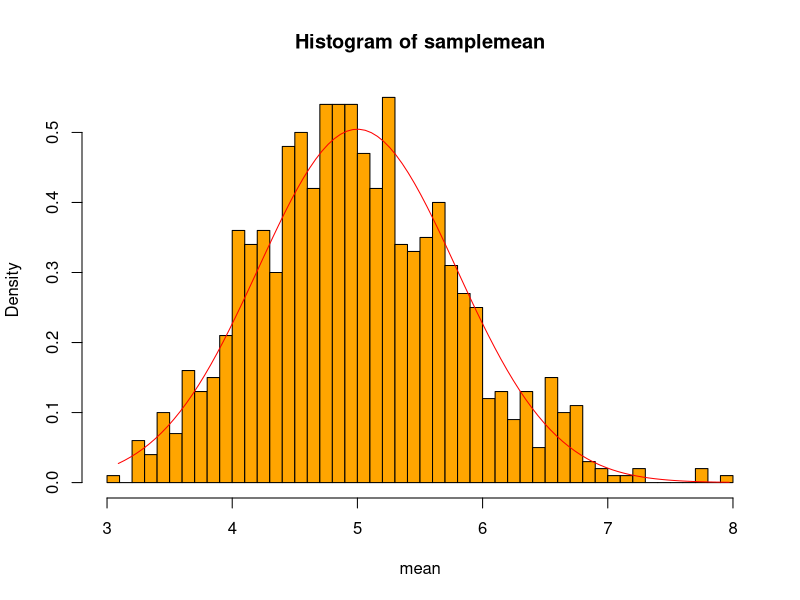
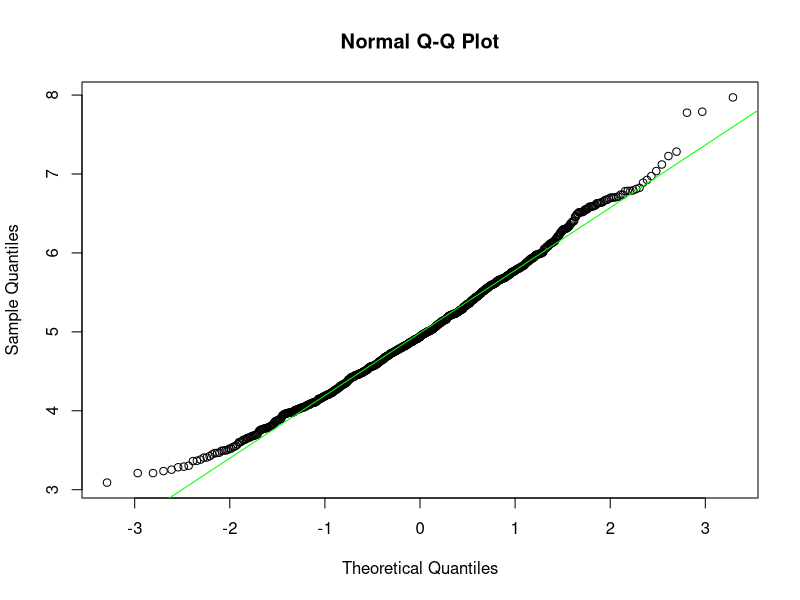
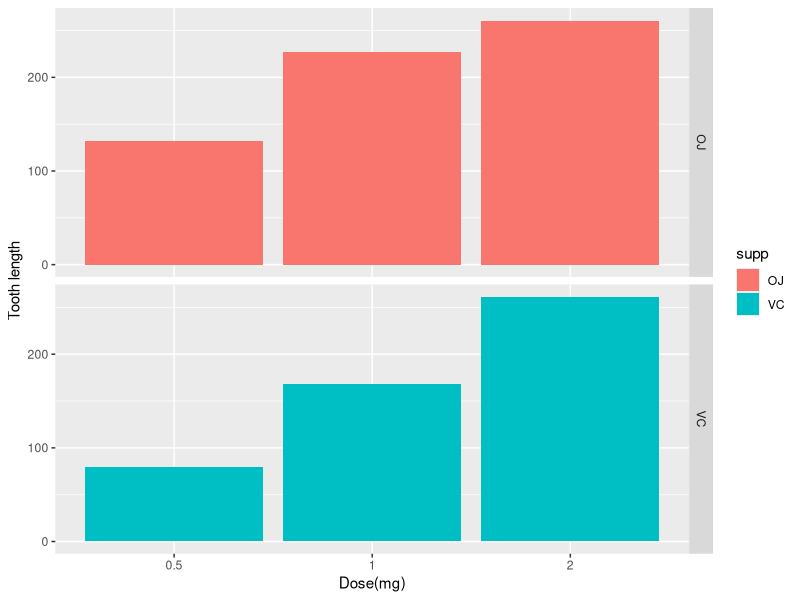
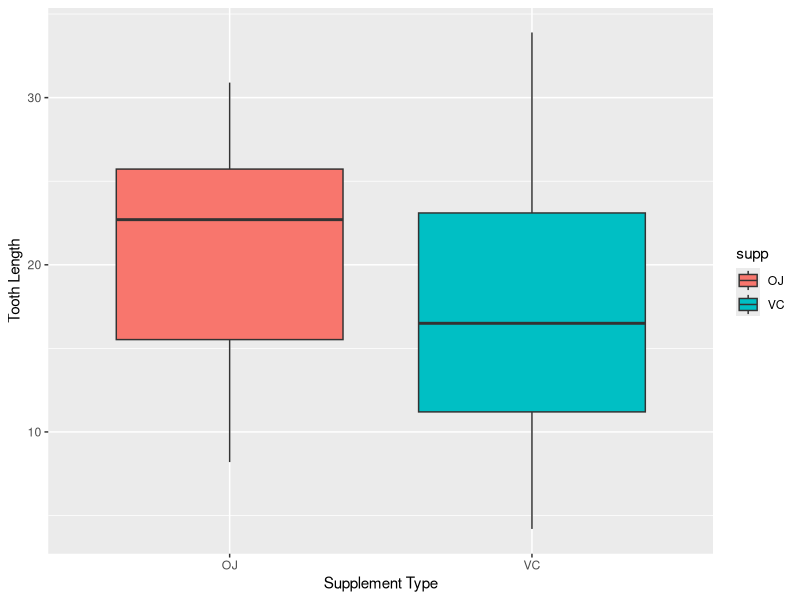
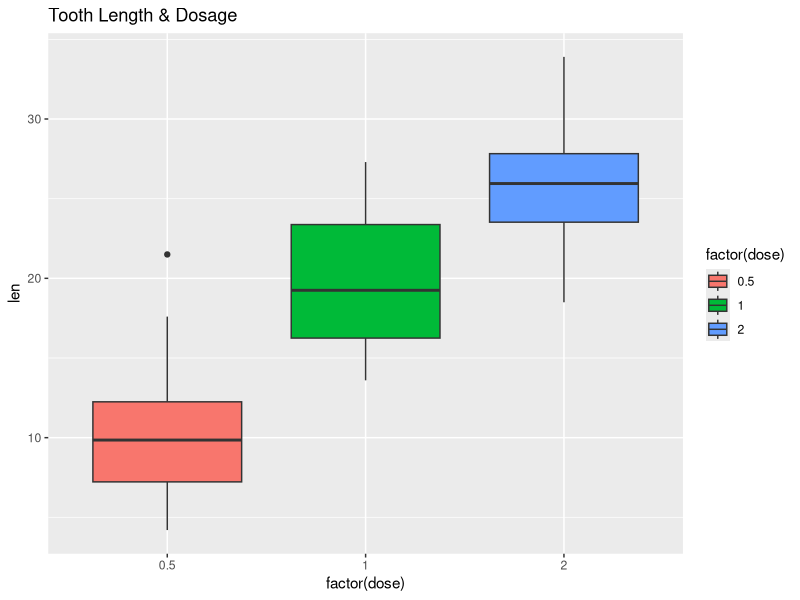

Reproduce these figures in R, in order.
## ---- chunk 1
knitr::opts_chunk$set(echo = TRUE)
## ---- chunk 2
library(ggplot2)
 l <- 0.2 # the rate parameter
 nsam <- 40 # sample size
 nsim <- 1000 # simulation size
 samplemean <- NULL
 for (i in 1:nsim) {
         samplemean <- c(samplemean, mean(rexp(nsam,l)))
 }
 mean(samplemean)
 mean_theo <- 1/l # theoretical mean
 mean_theo
## ---- chunk 3
sigma_theo <- 1/l/sqrt(nsam) # theoretical standard error
var_theo <- sigma_theo^2 # theoretical variance
var_sam <- var(samplemean)
var_theo
var_sam
## ---- chunk 4
hist(samplemean, breaks = nsam, prob = T, col = 'orange', xlab = "mean")
x <- seq(min(samplemean), max(samplemean), length=100)
lines(x, dnorm(x, mean = 1/l, sd=(1/l/sqrt(nsam))), pch=25, col="red")

## ---- chunk 5
qqnorm(samplemean)
qqline(samplemean, col="green")

## ---- chunk 6
library(datasets)
data("ToothGrowth")
str(ToothGrowth)
dim(ToothGrowth)
names(ToothGrowth)
## ---- chunk 7
library(ggplot2)
summary(ToothGrowth)
ggplot(data=ToothGrowth, aes(x=as.factor(dose), y=len, fill=supp)) +
        geom_bar(stat = "identity") +
        facet_grid(supp~.) +
        xlab("Dose(mg)") +
        ylab("Tooth length")
ggplot(data = ToothGrowth, aes(x=supp, y=len)) + geom_boxplot(aes(fill=supp)) +
        xlab("Supplement Type") + ylab ("Tooth Length")



## ---- chunk 8
unique(ToothGrowth$dose) # three dose groups
ggplot(aes(x=factor(dose), y=len), data= ToothGrowth) +
        geom_boxplot(aes(fill = factor(dose))) +
        labs(title = "Tooth Length & Dosage")
h1 <- t.test(len ~ supp, data = ToothGrowth)
h1

h2 <- t.test(len ~ supp, data = subset (ToothGrowth, dose == 0.5))
h2

h3 <- t.test(len ~ supp, data = subset (ToothGrowth, dose == 1))
h3

h4 <- t.test(len ~ supp, data = subset (ToothGrowth, dose == 2))
h4
